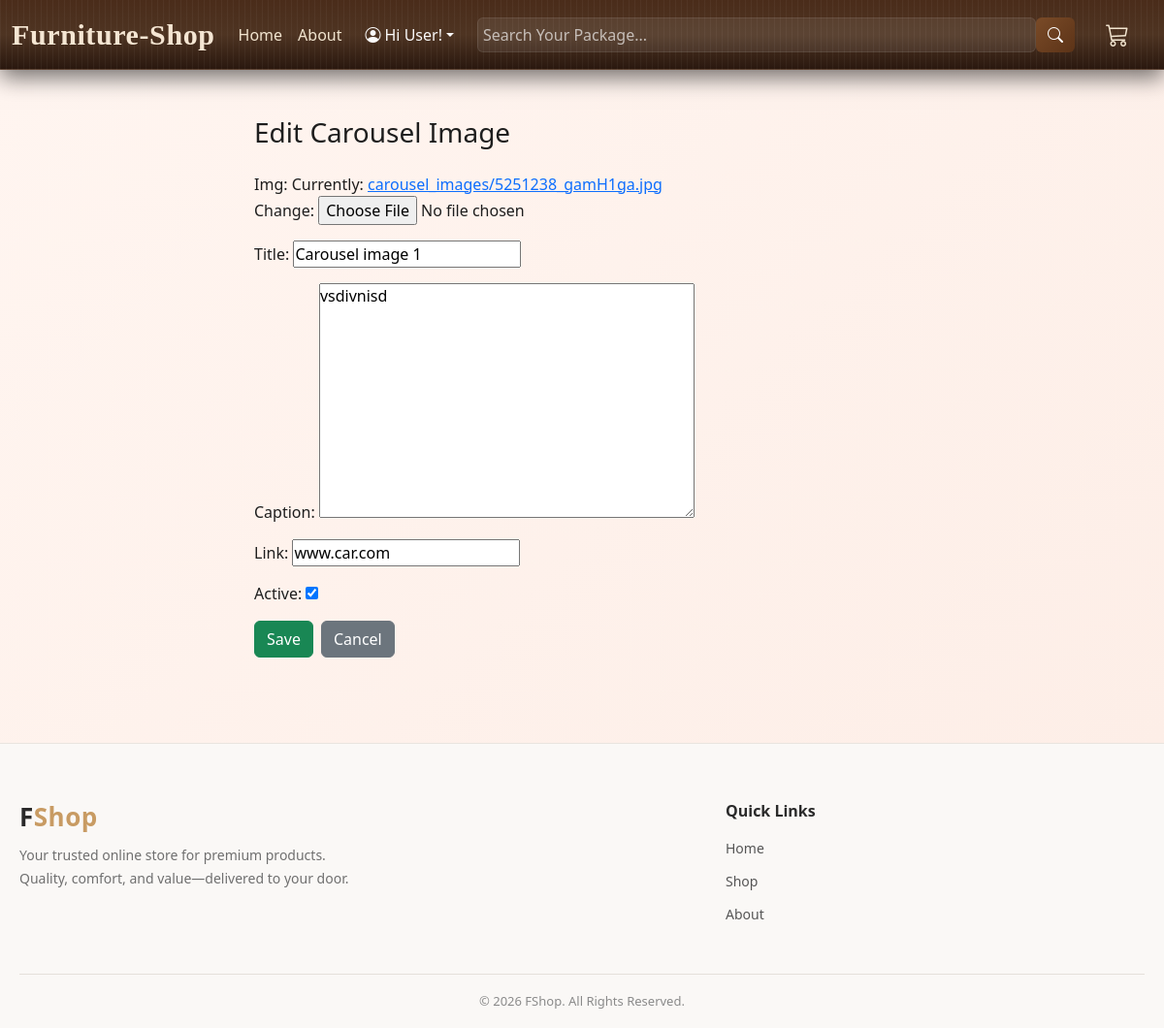
The app's page /carousels/1/edit/, older data.
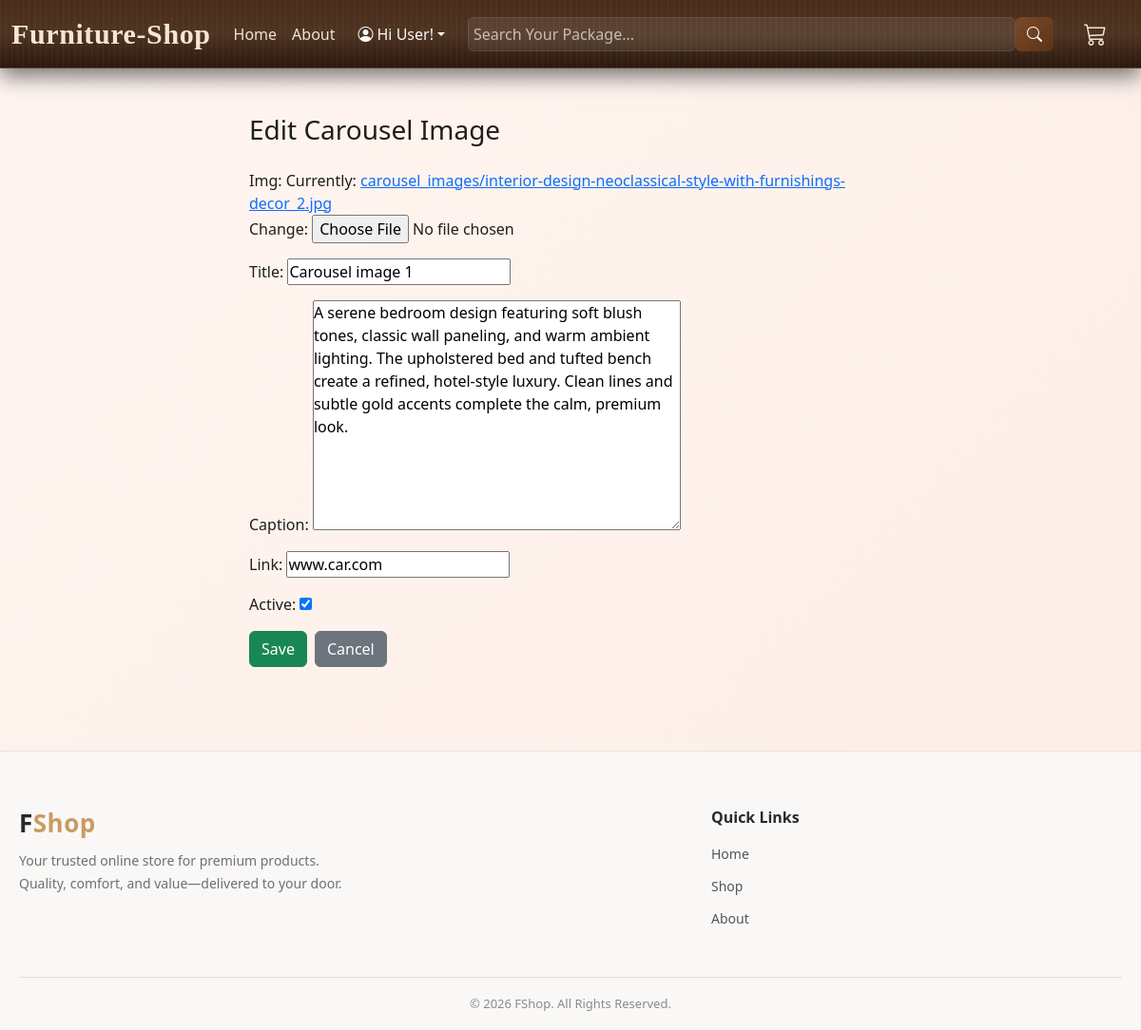
The same page, newer data.
### mainapp/models.py (models this page shows, shortened)
class CarouselImage(models.Model):
    img = models.ImageField(upload_to='carousel_images/')
    title = models.CharField(max_length=200)
    caption = models.TextField(max_length=400)
    link = models.CharField(max_length=200)
    active = models.BooleanField(default=True)

### mainapp/views.py (the view)
# urls.py: path('carousels/<int:pk>/edit/', CarouselImageUpdateView.as_view(), name='carousel_edit'),
class CarouselImageUpdateView(UpdateView):
    model = CarouselImage
    fields = '__all__'
    template_name = 'mainapp/carousel_form.html'
    success_url = reverse_lazy('carousel_list')

### templates/mainapp/carousel_form.html (shortened to what this page needs)
{% extends 'base/base.html' %}
{% block content %}
<section class="container py-5" style="max-width: 700px;">
    <h3 class="mb-4">
        {% if object %}Edit{% else %}Add{% endif %} Carousel Image
    </h3>
    <form method="post" enctype="multipart/form-data">
        {{ form.as_p }}
        <div class="d-flex gap-2">
            <button type="submit" class="btn btn-success">
                Save
            </button>
            <a href="{% url 'carousel_list' %}" class="btn btn-secondary">
                Cancel
            </a>
        </div>
    </form>
</section>
{% endblock %}

Row changes from the older to the newer data that the page shows:
changed CarouselImage "Carousel image 1": caption "vsdivnisd" → "A serene bedroom design featuring soft blush tones, classic wall paneling, and warm ambient lighting. The upholstered bed and tufted bench create a refined, hotel-style luxury. Clean lines and subtle gold accents complete the calm, premium look."
Text that changed along with them:
text no longer shown: "Img: Currently: carousel_images/5251238_gamH1ga.jpg Change: Title: Caption: Link: Active:"
text now shown: "Img: Currently: carousel_images/interior-design-neoclassical-style-with-furnishings-decor_2.jpg Change: Title: Caption: Link: Active:"
